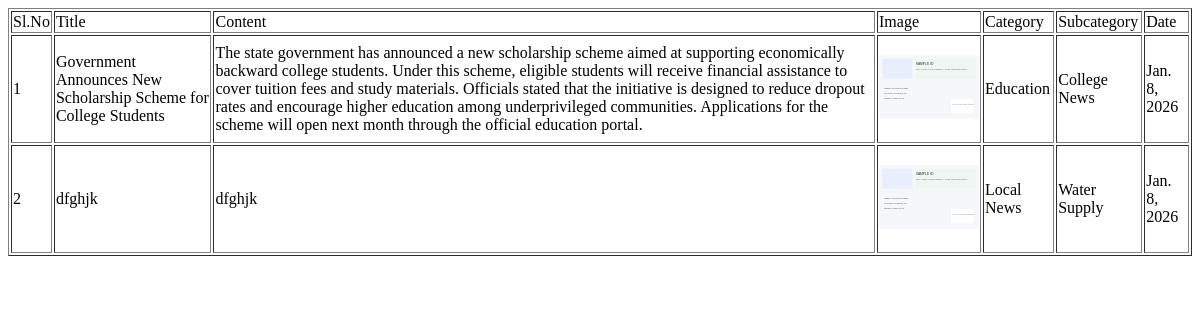
The page /Reporter/MyNews/ (signed in) on the database as committed earlier.
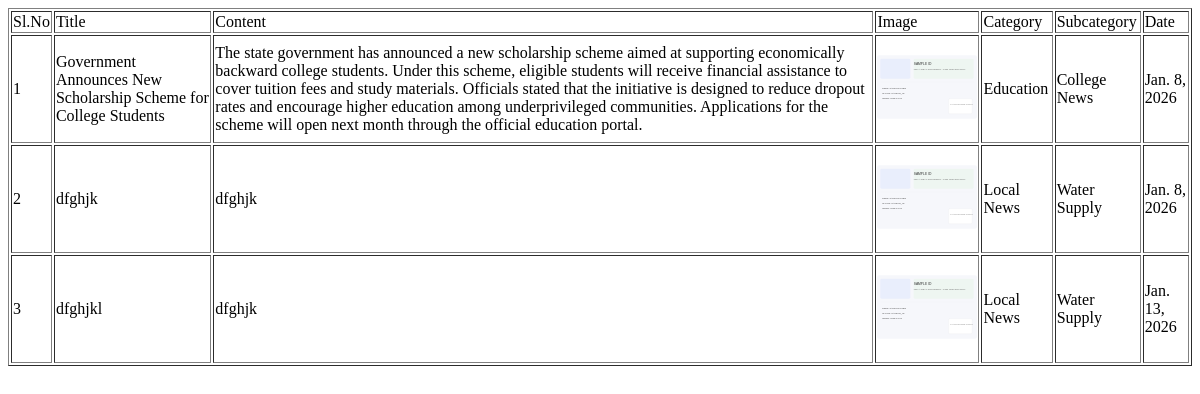
The same page on the database as committed later.
### Reporter/models.py (models this page shows)
class tbl_news(models.Model):
    news_title=models.CharField(max_length=50)
    news_content=models.CharField(max_length=50)
    news_image=models.FileField(upload_to="Assets/news/")
    news_date=models.DateField(auto_now_add=True)
    news_status=models.IntegerField(default=0)
    subcategory=models.ForeignKey(tbl_subcategory,on_delete=models.CASCADE,null=True)
    user=models.ForeignKey(tbl_user,on_delete=models.CASCADE,null=True)
    reporter=models.ForeignKey(tbl_reporter,on_delete=models.CASCADE,null=True)
    verifier=models.ForeignKey(tbl_verifier,on_delete=models.CASCADE,null=True)

### Admin/models.py (models this page shows)
class tbl_subcategory(models.Model):
    subcategory_name=models.CharField(max_length=50)
    category=models.ForeignKey(tbl_category,on_delete=models.CASCADE)

class tbl_category(models.Model):
    category_name=models.CharField(max_length=50)

### Reporter/views.py (the view)
# urls.py: path('MyNews/',views.MyNews,name="Mynews"),
def MyNews(request):
    if "Rid" in request.session:
        newsdata = tbl_news.objects.filter(reporter=request.session['Rid'],news_status__gte=1).exclude(news_status=2)
        return render(request,'Reporter/MyNews.html',{'newsdata':newsdata})
    else:
        return render(request,'Guest/Login.html')

### Reporter/Templates/Reporter/MyNews.html (shortened to what this page needs)
<!DOCTYPE html>
<html lang="en">
<head>
</head>
<body>
    <form action="" method="post" enctype="multipart/form-data">
        <table border="1" align="center">
            <tr>
                <td>Sl.No</td>
                <td>Title</td>
                <td>Content</td>
                <td>Image</td>
                <td>Category</td>
                <td>Subcategory</td>
                <td>Date</td>
            </tr>
            {% for i in newsdata %}
            <tr>
                <td>{{forloop.counter}}</td>
                <td>{{i.news_title}}</td>
                <td>{{i.news_content}}</td>
                <td><img src="{{i.news_image.url}}" alt="" width="100" height="100" alt=""></td>
                <td>{{i.subcategory.category.category_name}}</td>
                <td>{{i.subcategory.subcategory_name}}</td>
                <td>{{i.news_date}}</td>
            </tr>
            {% endfor %}
        </table>
    </form>
</body>
</html>

Rows that differ between the two databases and show on the page:
added tbl_news: news_title "dfghjkl", news_content "dfghjk", news_image (picture), subcategory.category.category_name "Local News", subcategory.subcategory_name "Water Supply", news_date "Jan. 13, 2026"
